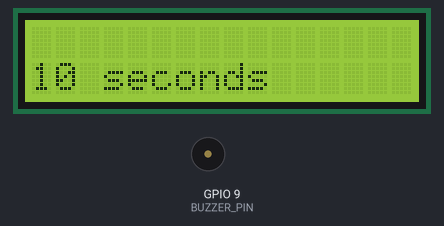
A sketch run on a simulated ESP32-S3. Shown: 16×2 character LCD, buzzer (waves = sounding).

Above: at 1.1 s.
At 10.1 s:
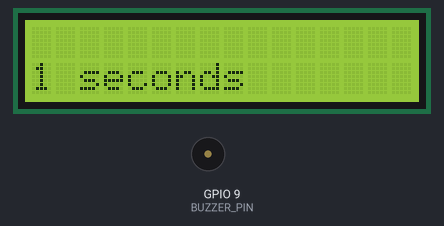
At 19.4 s:
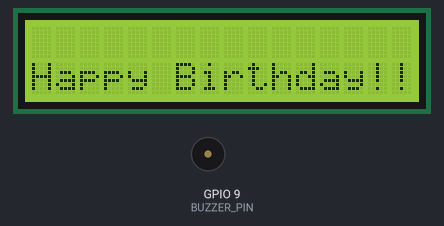
At 30.0 s:
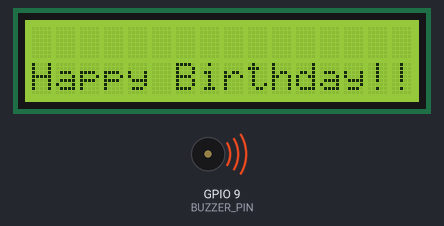
Timing chart, 0 to 40.0 s (numbered marks = the images above):
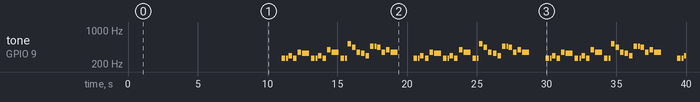

The sketch:

HappyBirthdayBuzzer.ino
```cpp
#include <pitches.h>

#include <LiquidCrystal_I2C.h>

#include <Wire.h>

#define SDA 14                    //Define SDA pins
#define SCL 13
#define BUZZER_PIN 9                 //Define SCL pins
const int START_COUNT = 10;      // Starting value for the countdown (in seconds)
unsigned long interval = 1000;

LiquidCrystal_I2C lcd(0x27,16,2);

int currentCount = START_COUNT;
unsigned long previousMillis = 0;
bool timerRunning = true;

int melody[] = {
  NOTE_C4, NOTE_C4,
  NOTE_D4, NOTE_C4, NOTE_F4,
  NOTE_E4, NOTE_C4, NOTE_C4,
  NOTE_D4, NOTE_C4, NOTE_G4,
  NOTE_F4, NOTE_C4, NOTE_C4,

  NOTE_C5, NOTE_A4, NOTE_F4,
  NOTE_E4, NOTE_D4, NOTE_AS4, NOTE_AS4,
  NOTE_A4, NOTE_F4, NOTE_G4,
  NOTE_F4
};

int durations[] = {
  4, 8,
  4, 4, 4,
  2, 4, 8,
  4, 4, 4,
  2, 4, 8,

  4, 4, 4,
  4, 4, 4, 8,
  4, 4, 4,
  2
};

void setup() {
Wire.begin(SDA, SCL);           // attach the IIC pin
if (!i2CAddrTest(0x27)) {
    lcd = LiquidCrystal_I2C(0x3F, 16, 2);
}
lcd.init();
lcd.backlight();
lcd.setCursor(0,0);
 pinMode(BUZZER_PIN, OUTPUT);
}

void loop() {
lcd.setCursor(0,1);


 do{
countDown();
 } while(timerRunning);

int size = sizeof(durations) / sizeof(int);
  for (int note = 0; note < size; note++) {

    int duration = 1000 / durations[note];
    tone(BUZZER_PIN, melody[note], duration);

    int pauseBetweenNotes = duration * 1.30;
    delay(pauseBetweenNotes);

    noTone(BUZZER_PIN);
  }

delay(1000);
}

void countDown(){
   if (timerRunning) {
        unsigned long currentMillis = millis();


        if (currentMillis - previousMillis >= interval) {

            previousMillis = currentMillis;


            if (currentCount > 0) {
                lcd.setCursor(0,1);
                lcd.print("              ");
                lcd.setCursor(0,1);
                lcd.print( currentCount);
                lcd.println(" seconds");
                currentCount--;
            }

            else if (currentCount == 0) {
              lcd.setCursor(0,1);
                lcd.print("              ");
                lcd.setCursor(0,1);
                lcd.println("Happy Birthday!!!");
                timerRunning = false;
            }
        }
}

}
bool i2CAddrTest(uint8_t addr) {
Wire.beginTransmission(addr);
if (Wire.endTransmission() == 0) {
    return true;
}
return false;
}
```

Measured:
- by itself, tone on GPIO 9 (BUZZER_PIN): plays 262 Hz for 0.25 s, 262 Hz for 0.12 s, 294 Hz for 0.25 s, 262 Hz for 0.25 s, 349 Hz for 0.25 s, 330 Hz for 0.50 s … (78 notes in this stretch)
- what the display in image 0 shows lasts 1.0 s, from 1.0 s to 2.0 s
